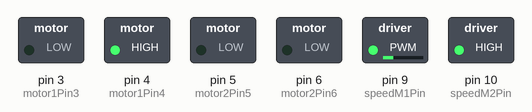
This sketch was run on a simulated Arduino Uno, built with avr-gcc and run on an emulated ATmega328P. Shown: switched loads named in the sketch (green lamp = pin HIGH).

Above: at 0.1 s.
At 4.1 s:
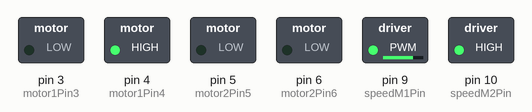
At 8.1 s:
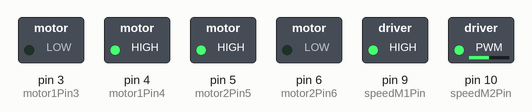
At 13.1 s:
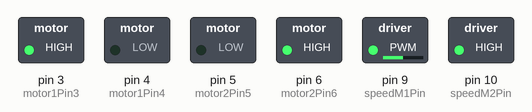
At 18.1 s:
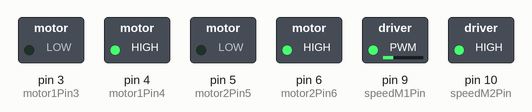
At 38.1 s:
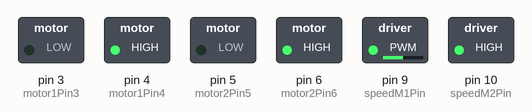
Timing chart, 0 to 39.6 s (numbered marks = the images above):
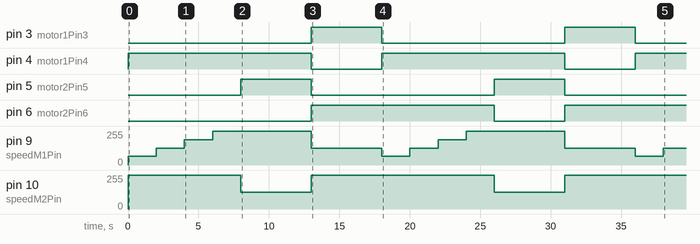

The sketch:

ponteH.ino
```cpp
//Controlando a velocidade dos dois motores

int motor1Pin3 = 3; // H-bridge leg 1 Motor 1
int motor1Pin4 = 4; // H-bridge leg 2 Motor 1
int motor2Pin5 = 5; // H-bridge leg 1 Motor 2
int motor2Pin6 = 6; // H-bridge leg 2 Motor 2
int speedM1Pin = 9; // H-bridge enable pin Motor 1
int speedM2Pin = 10; // H-bridge enable pin Motor 2

void setup() {
   pinMode(motor1Pin3, OUTPUT);
   pinMode(motor1Pin4, OUTPUT);
   pinMode(motor2Pin5, OUTPUT);
   pinMode(motor2Pin6, OUTPUT);
   pinMode(speedM1Pin, OUTPUT);
   pinMode(speedM2Pin, OUTPUT);

   //Definir speedM1Pin e speedM2Pin em HIGH para ligar os motores
   digitalWrite(speedM1Pin, HIGH);
   digitalWrite(speedM2Pin, HIGH);
}

void loop(){
   //Definir motor 1
   digitalWrite(motor1Pin3, LOW);
   digitalWrite(motor1Pin4, HIGH);
   analogWrite(speedM1Pin, 64); //Corresponde a 25% do ciclo
   delay(2000);
   analogWrite(speedM1Pin, 127); //Corresponde a 50% do ciclo
   delay(2000);
   analogWrite(speedM1Pin, 191); //Corresponde a 75% do ciclo
   delay(2000);
   analogWrite(speedM1Pin, 255); //Corresponde a 100% do ciclo
   delay(2000);

   //Definir motor 2
   digitalWrite(motor2Pin5, HIGH);
   digitalWrite(motor2Pin6, LOW);
   analogWrite(speedM2Pin, 127);

   delay(5000);

   //Definir motor 1
   digitalWrite(motor1Pin3, HIGH);
   digitalWrite(motor1Pin4, LOW);
   analogWrite(speedM1Pin, 127);

   //Definir motor 2
   digitalWrite(motor2Pin5, LOW);
   digitalWrite(motor2Pin6, HIGH);
   analogWrite(speedM2Pin, 255);

   delay(5000);
}
```

Measured:
- by itself, pin 3 (motor1Pin3), pin 5 (motor2Pin5): alternates HIGH for 5.0 s and LOW for 13.0 s
- by itself, pin 4 (motor1Pin4): alternates HIGH for 13.0 s and LOW for 5.0 s
- by itself, pin 6 (motor2Pin6): LOW → HIGH at 13.0 s, → LOW 13.0 s later, → HIGH 5.0 s later
- by itself, pin 9 (speedM1Pin): repeats every 18.0 s: 127/255 2.0 s, 191/255 2.0 s, 255/255 7.0 s, 127/255 5.0 s, 64/255 2.0 s
- by itself, pin 10 (speedM2Pin): alternates 255/255 for 13.0 s and 127/255 for 5.0 s
